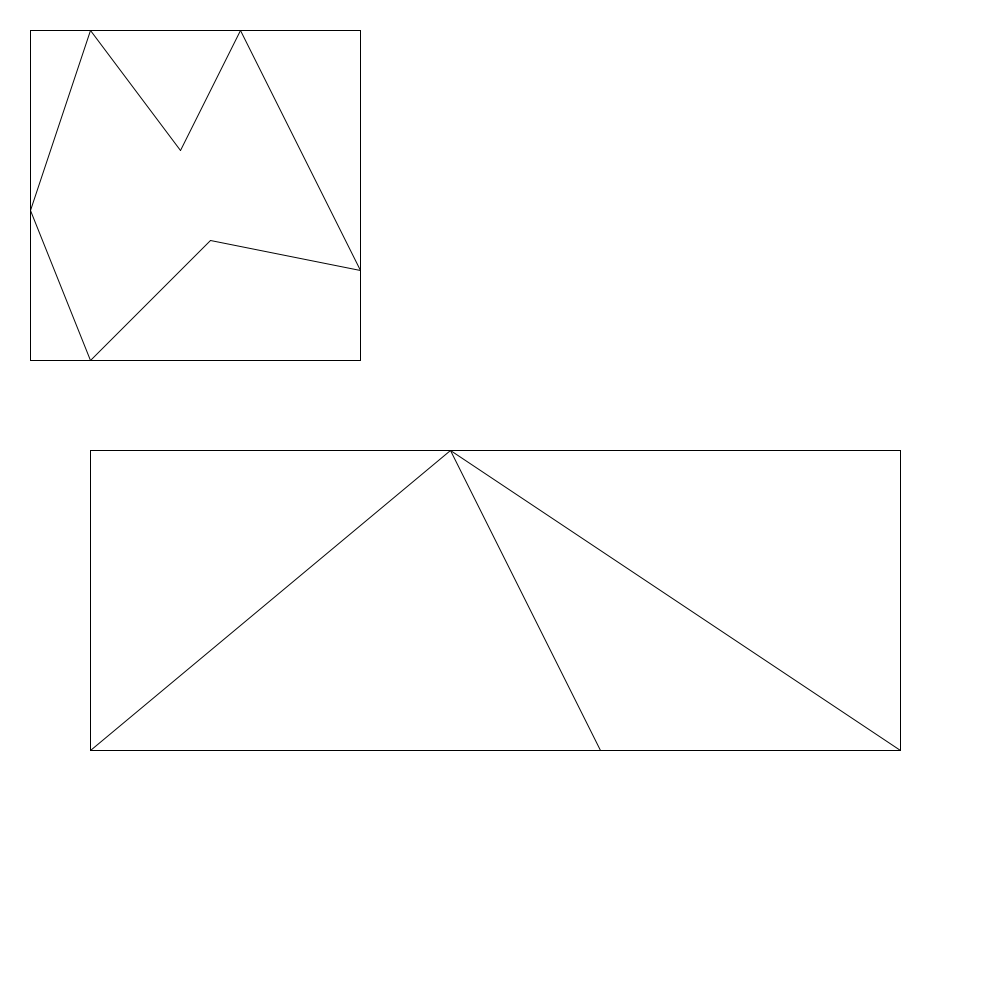
Frame 1 (no input)
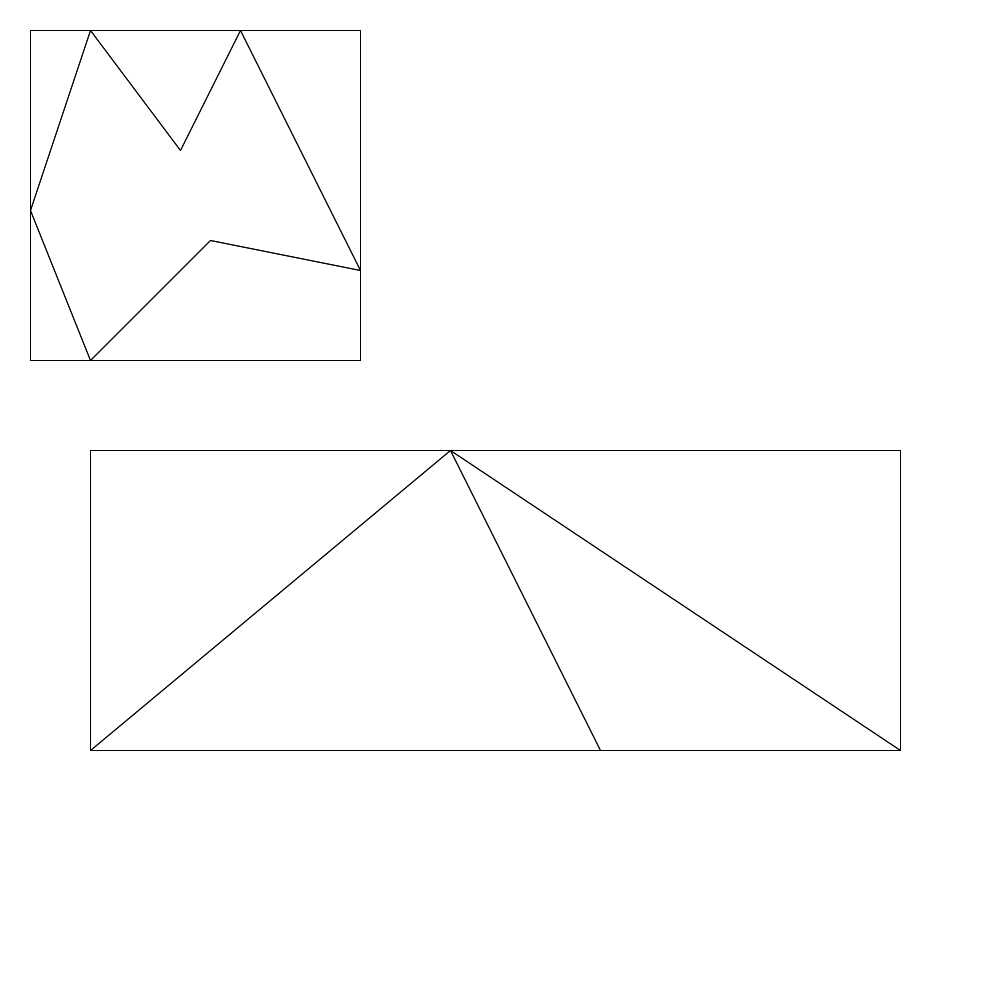
Frame 2 (the mouse pressed at the canvas centre, redrawn once)

The Processing sketch that drew these frames (run headless with seeded random() and noise(); the mouse was pressed at the canvas centre and the sketch redrawn once):

// Processing sketch: Cg07_BoundingBox
// ── Cg07_BoundingBox.pde
int scale = 30;

Polygon polygon;
Polygon polygon1;

void setup()
{
    size(1000, 1000);
    background(255);
    
    Point[] points = new Point[7];
    points[0] = new Point(7*scale,8*scale);
    points[1] = new Point(3*scale,12*scale);
    points[2] = new Point(1*scale,7*scale);
    points[3] = new Point(3*scale,1*scale);
    points[4] = new Point(6*scale,5*scale);
    points[5] = new Point(8*scale,1*scale);
    points[6] = new Point(12*scale,9*scale);
    polygon = new Polygon(points);
    
    points = new Point[6];
    points[0] = new Point(15*scale,15*scale);
    points[1] = new Point(3*scale,25*scale);
    points[2] = new Point(20*scale,25*scale);
    points[3] = new Point(15*scale,15*scale);
    points[4] = new Point(30*scale,25*scale);
    points[5] = new Point(30*scale,15*scale);
    polygon1 = new Polygon(points);
}

void draw()
{
    stroke(0);
    polygon.Render();
    polygon.ShowBoundingBox();
   
    stroke(0);
    polygon1.Render();
    polygon1.ShowBoundingBox();
  
    noLoop();
}
// ── GeometryTool.pde
public class Rect
{
    public int topLeftX;
    public int topLeftY;
    public int bottomRightX;
    public int bottomRightY;
    
    public Rect(int _x1, int _y1, int _x2, int _y2)
    {
        topLeftX = _x1;
        topLeftY = _y1;
        bottomRightX = _x2;
        bottomRightY = _y2;
    }
    
    public void Render()
    {
        line(topLeftX, topLeftY, bottomRightX, topLeftY);
        line(bottomRightX, topLeftY, bottomRightX, bottomRightY);
        line(bottomRightX, bottomRightY, topLeftX, bottomRightY);
        line(topLeftX, bottomRightY, topLeftX, topLeftY);
    }
}

public class GeometryTool
{
    public Rect GetBoundingBox(Point[] points)
    {
        int _x1, _y1, _x2, _y2;
        _x1 = _x2 = points[0].x;
        _y1 = _y2 = points[0].y;
        
        for(int i = 0; i < points.length; ++i)
        {
            Point point = points[i];
 
            if(point.x < _x1)
            {
                _x1 = point.x;
            }
            
            if(point.x > _x2)
            {
                _x2 = point.x;
            }
            
            if(point.y > _y1)
            {
                _y1 = point.y;
            }
            
            if(point.y < _y2)
            {
                _y2 = point.y;
            }
        }
        
        return new Rect(_x1, _y1, _x2, _y2);
    }
}
// ── Polygon.pde
public class Point
{
    public int x;
    public int y;
    
    public Point(int _x, int _y)
    {
        x = _x;
        y = _y;
    }
}

public class Polygon
{
    private Point[] points;
    
    public Polygon(Point[] _points)
    {
        points = _points;
    }
    
    public void Render()
    {
        for(int i = 0; i < points.length; ++i)
        {
            Point nextPoints = points[(i + 1) % points.length];
            line(points[i].x, points[i].y, nextPoints.x, nextPoints.y);
        }
    }
    
    public void ShowBoundingBox()
    {
        //不知道Processing的语法为什么用静态类会编译不过
        Rect box = (new GeometryTool()).GetBoundingBox(points);
        box.Render();
    }
}
